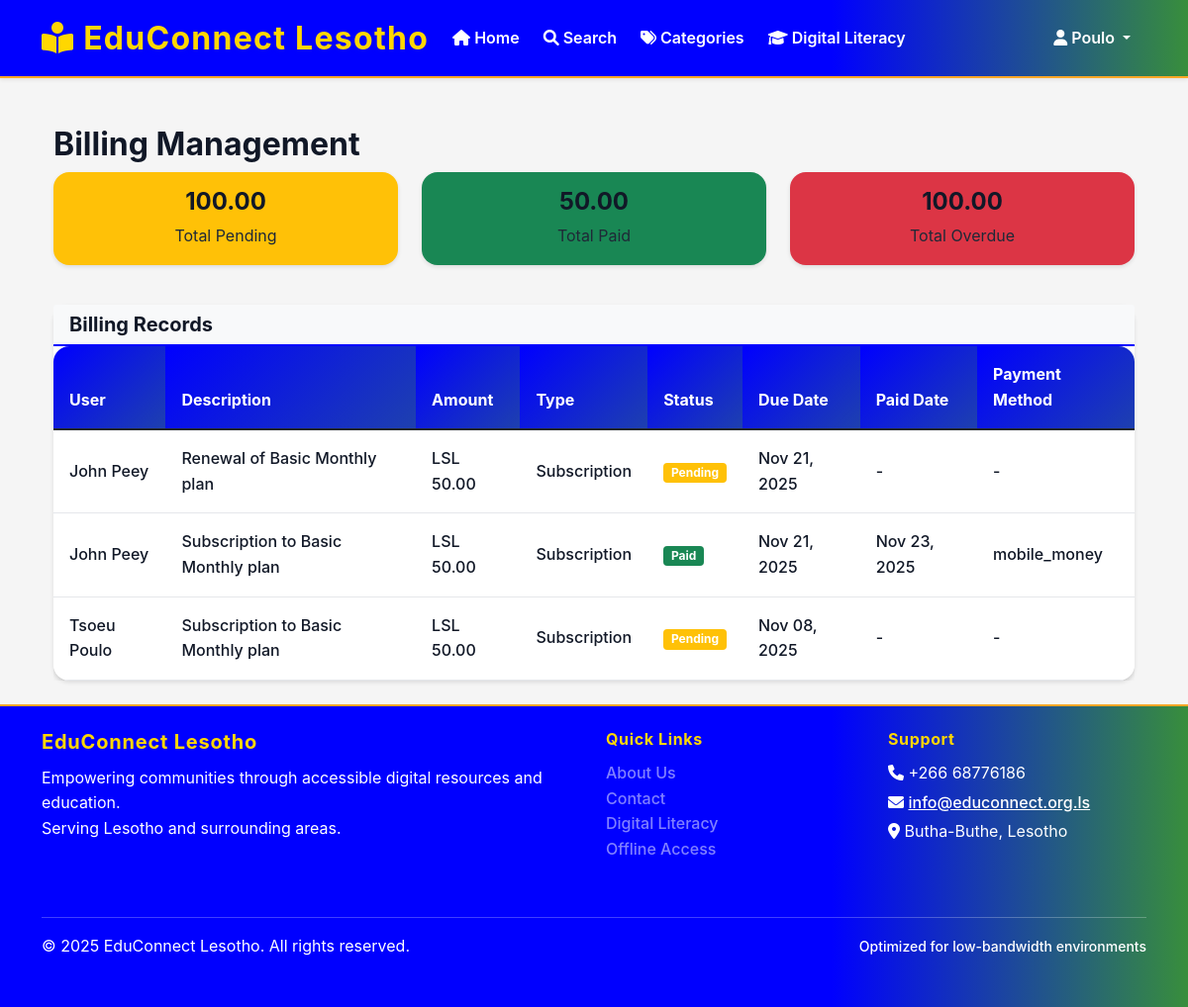
The page /admin/billing (signed in) on the database its author committed.
### app/models/user.py (models this page shows, shortened)
class User(UserMixin, db.Model):
    __tablename__ = 'users'
    id = db.Column(db.Integer, primary_key=True)
    username = db.Column(db.String(100), unique=True, nullable=False, index=True)
    email = db.Column(db.String(255), unique=True, nullable=False, index=True)
    password_hash = db.Column(db.String(255), nullable=False)
    first_name = db.Column(db.String(100), nullable=False)
    last_name = db.Column(db.String(100), nullable=False)
    phone_number = db.Column(db.String(20))
    address = db.Column(db.Text)
    district = db.Column(db.String(50), default='Butha-Buthe', index=True)
    profile_image = db.Column(db.String(500))  # Path to profile image
    role_id = db.Column(db.Integer, db.ForeignKey('user_roles.id'), nullable=False)
    is_active = db.Column(db.Boolean, default=True)
    email_verified = db.Column(db.Boolean, default=False)
    created_at = db.Column(db.DateTime, default=datetime.utcnow)
    updated_at = db.Column(db.DateTime, default=datetime.utcnow, onupdate=datetime.utcnow)
    last_login = db.Column(db.DateTime)
    borrowing_transactions = db.relationship('BorrowingTransaction', foreign_keys='BorrowingTransaction.user_id', backref='user', lazy='dynamic')
    digital_downloads = db.relationship('DigitalDownload', backref='user', lazy='dynamic')
    offline_tokens = db.relationship('OfflineToken', backref='user', lazy='dynamic')
    reading_sessions = db.relationship('ReadingSession', backref='user', lazy='dynamic')
    notifications = db.relationship('Notification', backref='user', lazy='dynamic')
    book_reservations = db.relationship('BookReservation', backref='user', lazy='dynamic')
    book_reviews = db.relationship('BookReview', backref='user', lazy='dynamic')
    literacy_progress = db.relationship('LiteracyProgress', backref='user', lazy='dynamic')
    favorites = db.relationship('Book', secondary='user_favorites', backref='favorited_by', lazy='dynamic')
    def get_full_name(self):
        return f"{self.first_name} {self.last_name}"
    def is_admin(self):
        return self.role.role_name == 'admin'
    def is_librarian(self):
        return self.role.role_name in ['admin', 'librarian']

### app/models/subscription.py (models this page shows, shortened)
class BillingRecord(db.Model):
    __tablename__ = 'billing_records'
    id = db.Column(db.Integer, primary_key=True)
    user_id = db.Column(db.Integer, db.ForeignKey('users.id'), nullable=False)
    subscription_id = db.Column(db.Integer, db.ForeignKey('user_subscriptions.id'), nullable=True)
    amount = db.Column(Numeric(10, 2), nullable=False)
    description = db.Column(db.String(500), nullable=False)
    billing_type = db.Column(db.String(50), nullable=False)  # 'subscription', 'late_fee', 'damage_fee'
    status = db.Column(db.String(20), nullable=False, default='pending')  # 'pending', 'paid', 'overdue', 'cancelled'
    due_date = db.Column(db.DateTime, nullable=False)
    paid_date = db.Column(db.DateTime)
    payment_method = db.Column(db.String(50))  # 'cash', 'card', 'mobile_money', 'bank_transfer'
    transaction_reference = db.Column(db.String(100))
    created_at = db.Column(db.DateTime, default=datetime.utcnow)
    user = db.relationship('User', backref='billing_records')
    subscription = db.relationship('UserSubscription', backref='billing_records')

### app/routes/admin.py (the view)
@admin_bp.route('/billing')
@admin_required
def billing_management():
    page = request.args.get('page', 1, type=int)
    status = request.args.get('status', '')
    billing_type = request.args.get('type', '')
    query = BillingRecord.query
    if status:
        query = query.filter_by(status=status)
    if billing_type:
        query = query.filter_by(billing_type=billing_type)
    pagination = query.order_by(BillingRecord.created_at.desc()).paginate(
        page=page, per_page=20, error_out=False
    )
    billing_records = pagination.items
    stats = {
        'total_pending': db.session.query(db.func.sum(BillingRecord.amount)).filter_by(status='pending').scalar() or 0,
        'total_paid': db.session.query(db.func.sum(BillingRecord.amount)).filter_by(status='paid').scalar() or 0,
        'total_overdue': db.session.query(db.func.sum(BillingRecord.amount)).filter(
            BillingRecord.status == 'pending',
            BillingRecord.due_date < datetime.utcnow()
        ).scalar() or 0
    }
    return render_template('admin/billing.html',
                         billing_records=billing_records,
                         pagination=pagination,
                         stats=stats)

### app/templates/admin/billing.html
{% extends 'base.html' %}
{% block content %}
<div class="container mt-5">
    <h2>Billing Management</h2>
    <div class="row mb-4">
        <div class="col-md-4">
            <div class="card bg-warning text-dark mb-3">
                <div class="card-body text-center">
                    <h4>{{ stats.total_pending | round(2) }}</h4>
                    <p class="mb-0">Total Pending</p>
                </div>
            </div>
        </div>
        <div class="col-md-4">
            <div class="card bg-success text-white mb-3">
                <div class="card-body text-center">
                    <h4>{{ stats.total_paid | round(2) }}</h4>
                    <p class="mb-0">Total Paid</p>
                </div>
            </div>
        </div>
        <div class="col-md-4">
            <div class="card bg-danger text-white mb-3">
                <div class="card-body text-center">
                    <h4>{{ stats.total_overdue | round(2) }}</h4>
                    <p class="mb-0">Total Overdue</p>
                </div>
            </div>
        </div>
    </div>
    <div class="card">
        <div class="card-header bg-light">
            <h5 class="mb-0">Billing Records</h5>
        </div>
        <div class="card-body p-0">
            {% if billing_records %}
            <div class="table-responsive">
                <table class="table table-hover mb-0">
                    <thead class="table-light">
                        <tr>
                            <th>User</th>
                            <th>Description</th>
                            <th>Amount</th>
                            <th>Type</th>
                            <th>Status</th>
                            <th>Due Date</th>
                            <th>Paid Date</th>
                            <th>Payment Method</th>
                        </tr>
                    </thead>
                    <tbody>
                        {% for record in billing_records %}
                        <tr>
                            <td>{{ record.user.get_full_name() if record.user else 'N/A' }}</td>
                            <td>{{ record.description }}</td>
                            <td>LSL {{ '%.2f'|format(record.amount) }}</td>
                            <td>{{ record.billing_type.replace('_', ' ').title() }}</td>
                            <td>
                                <span class="badge bg-{{ 'success' if record.status == 'paid' else 'warning' if record.status == 'pending' else 'danger' if record.status == 'overdue' else 'secondary' }}">
                                    {{ record.status.title() }}
                                </span>
                            </td>
                            <td>{{ record.due_date.strftime('%b %d, %Y') if record.due_date else 'N/A' }}</td>
                            <td>{{ record.paid_date.strftime('%b %d, %Y') if record.paid_date else '-' }}</td>
                            <td>{{ record.payment_method if record.payment_method else '-' }}</td>
                        </tr>
                        {% endfor %}
                    </tbody>
                </table>
            </div>
            {% else %}
            <div class="text-center py-5">
                <i class="fas fa-receipt fa-3x text-muted mb-3"></i>
                <h4 class="text-muted">No Billing Records Found</h4>
                <p class="text-muted">No billing records are available.</p>
            </div>
            {% endif %}
        </div>
    </div>
</div>
{% endblock %}

### app/templates/base.html (shortened to what this page needs)
<!DOCTYPE html>
<html lang="en">
<head>
    <link href="https://cdn.jsdelivr.net/npm/bootstrap@5.1.3/dist/css/bootstrap.min.css" rel="stylesheet">
    <link href="https://cdnjs.cloudflare.com/ajax/libs/font-awesome/6.0.0/css/all.min.css" rel="stylesheet">
    <link href="{{ url_for('static', filename='css/style.css') }}" rel="stylesheet">
</head>
<body>
    <nav class="navbar navbar-expand-lg navbar-light bg-white shadow-sm">
        <div class="container">
            <a class="navbar-brand" href="{{ url_for('main.index') }}" style="color: #FFD700 !important; font-weight: bold; font-size: 2rem;">
                <i class="fas fa-book-reader"></i>
                EduConnect Lesotho
            </a>
            <div class="collapse navbar-collapse justify-content-center" id="navbarNav">
                <ul class="navbar-nav">
                    {% if current_user.is_authenticated %}
                        <li class="nav-item">
                            <a class="nav-link" href="{{ url_for('main.index') }}">
                                <i class="fas fa-home"></i> Home
                            </a>
                        </li>
                        <li class="nav-item">
                            <a class="nav-link" href="{{ url_for('main.search') }}">
                                <i class="fas fa-search"></i> Search
                            </a>
                        </li>
                        <li class="nav-item">
                            <a class="nav-link" href="{{ url_for('main.categories') }}">
                                <i class="fas fa-tags"></i> Categories
                            </a>
                        </li>
                        <li class="nav-item">
                            <a class="nav-link" href="{{ url_for('main.digital_literacy') }}">
                                <i class="fas fa-graduation-cap"></i> Digital Literacy
                            </a>
                        </li>
                    {% endif %}
                </ul>
                <ul class="navbar-nav ms-auto">
                    {% if current_user.is_authenticated %}
                        <li class="nav-item dropdown">
                            <a class="nav-link dropdown-toggle" href="#" id="userDropdown" role="button" data-bs-toggle="dropdown">
                                <i class="fas fa-user"></i>
                                {{ current_user.first_name }}
                            </a>
                        </li>
                    {% endif %}
                </ul>
            </div>
        </div>
    </nav>
    <main class="container my-4">
        {% block content %}{% endblock %}
    </main>
    <footer class="footer py-4">
        <div class="container">
            <div class="row">
                <div class="col-md-6">
                    <h5>EduConnect Lesotho</h5>
                    <p class="mb-0">Empowering communities through accessible digital resources and education.</p>
                    <p class="mb-0">Serving Lesotho and surrounding areas.</p>
                </div>
                <div class="col-md-3">
                    <h6>Quick Links</h6>
                    <ul class="list-unstyled">
                        <li><a href="{{ url_for('main.about') }}" class="text-white-50">About Us</a></li>
                        <li><a href="{{ url_for('main.contact') }}" class="text-white-50">Contact</a></li>
                        <li><a href="{{ url_for('main.digital_literacy') }}" class="text-white-50">Digital Literacy</a></li>
                        <li><a href="{{ url_for('main.offline_access') }}" class="text-white-50">Offline Access</a></li>
                    </ul>
                </div>
                <div class="col-md-3">
                    <h6>Support</h6>
                    <p class="mb-1"><i class="fas fa-phone"></i> +266 68776186</p>
                    <p class="mb-1"><i class="fas fa-envelope"></i> <a href="mailto:info@educonnect-lesotho.ls" style="color: #fff; text-decoration: underline;">info@educonnect.org.ls</a></p>
                    <p class="mb-0"><i class="fas fa-map-marker-alt"></i> Butha-Buthe, Lesotho</p>
                </div>
            </div>
            <hr class="my-3">
            <div class="row align-items-center">
                <div class="col-md-6">
                    <p class="mb-0">&copy; 2025 EduConnect Lesotho. All rights reserved.</p>
                </div>
                <div class="col-md-6 text-end">
                    <small>Optimized for low-bandwidth environments</small>
                </div>
            </div>
        </div>
    </footer>
</body>
</html>

### rows shown on the page
User: first_name "Poulo"
BillingRecord: user "John Peey", description "Renewal of Basic Monthly plan", amount "50.00", billing_type.replace "Subscription", status "Pending", due_date "Nov 21, 2025", paid_date "-", payment_method "-"
BillingRecord: user "John Peey", description "Subscription to Basic Monthly plan", amount "50.00", billing_type.replace "Subscription", status "Paid", due_date "Nov 21, 2025", paid_date "Nov 23, 2025", payment_method "mobile_money"
BillingRecord: user "Tsoeu Poulo", description "Subscription to Basic Monthly plan", amount "50.00", billing_type.replace "Subscription", status "Pending", due_date "Nov 08, 2025", paid_date "-", payment_method "-"

### other values the page prints
{{ stats.total_pending | round(2) }} "100.00"
{{ stats.total_paid | round(2) }} "50.00"
{{ stats.total_overdue | round(2) }} "100.00"
